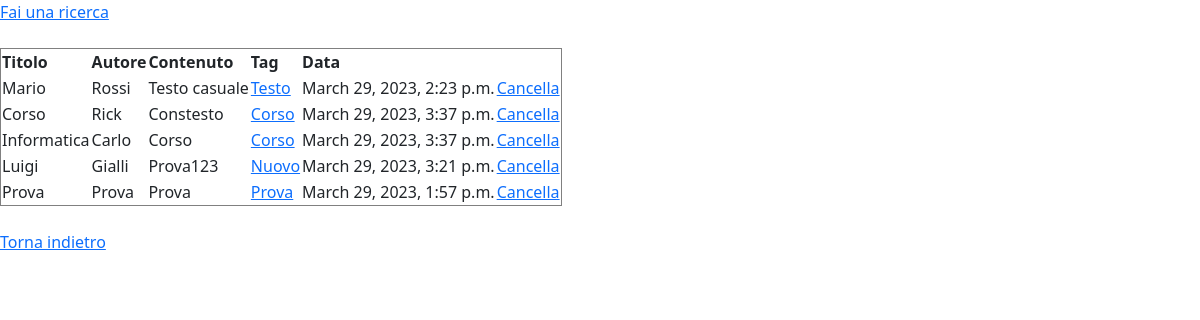
Page /post/ on the committed database.
### members/models.py (models this page shows)
class BlogPost(models.Model):
  title = models.CharField(max_length=50)
  context = models.TextField(max_length=255)
  author = models.CharField(max_length=50)
  tag = models.CharField(max_length=50, null=True)
  date = models.DateTimeField(null=True, auto_now_add=True)
  class Meta:
    db_table = "blog"

### members/views.py (the view)
# urls.py: path("post/", views.blog_db),
def blog_db(request):
  myBlog = BlogPost.objects.all().values()
  template = loader.get_template('post.html')
  context = \
  {
    'myBlog': myBlog,
  }
  return HttpResponse(template.render(context, request))

### members/templates/post.html (shortened to what this page needs)
<!DOCTYPE html>
<html lang="it">
  <head>
      {% load bootstrap5 %}
      {% bootstrap_css %}
  </head>
  <body>
      <a href="/post/search">Fai una ricerca</a>
      <br /><br />
      <table border="1">
        <tr>
          <th>Titolo</th>
          <th>Autore</th>
          <th>Contenuto</th>
          <th>Tag</th>
          <th>Data</th>
        </tr>
        {% for x in myBlog %}
         <tr>
           <td>{{ x.title }}</td>
           <td>{{ x.author }}</td>
           <td>{{ x.context }}</td>
           <td><a href="tag/{{ x.tag }}">{{ x.tag }}</a></td>
           <td>{{ x.date }}</td>
           <td><a href="delete/{{ x.id }}">Cancella</a></td>
         </tr>
        {% endfor %}
      </table>
      <br />
      <a href="/">Torna indietro</a>
  </body>
</html>

### rows in the picture
BlogPost: title "Mario", author "Rossi", context "Testo casuale", tag "Testo", date "March 29, 2023, 2:23 p.m."
BlogPost: title "Corso", author "Rick", context "Constesto", tag "Corso", date "March 29, 2023, 3:37 p.m."
BlogPost: title "Informatica", author "Carlo", context "Corso", tag "Corso", date "March 29, 2023, 3:37 p.m."
BlogPost: title "Luigi", author "Gialli", context "Prova123", tag "Nuovo", date "March 29, 2023, 3:21 p.m."
BlogPost: title "Prova", author "Prova", context "Prova", tag "Prova", date "March 29, 2023, 1:57 p.m."
